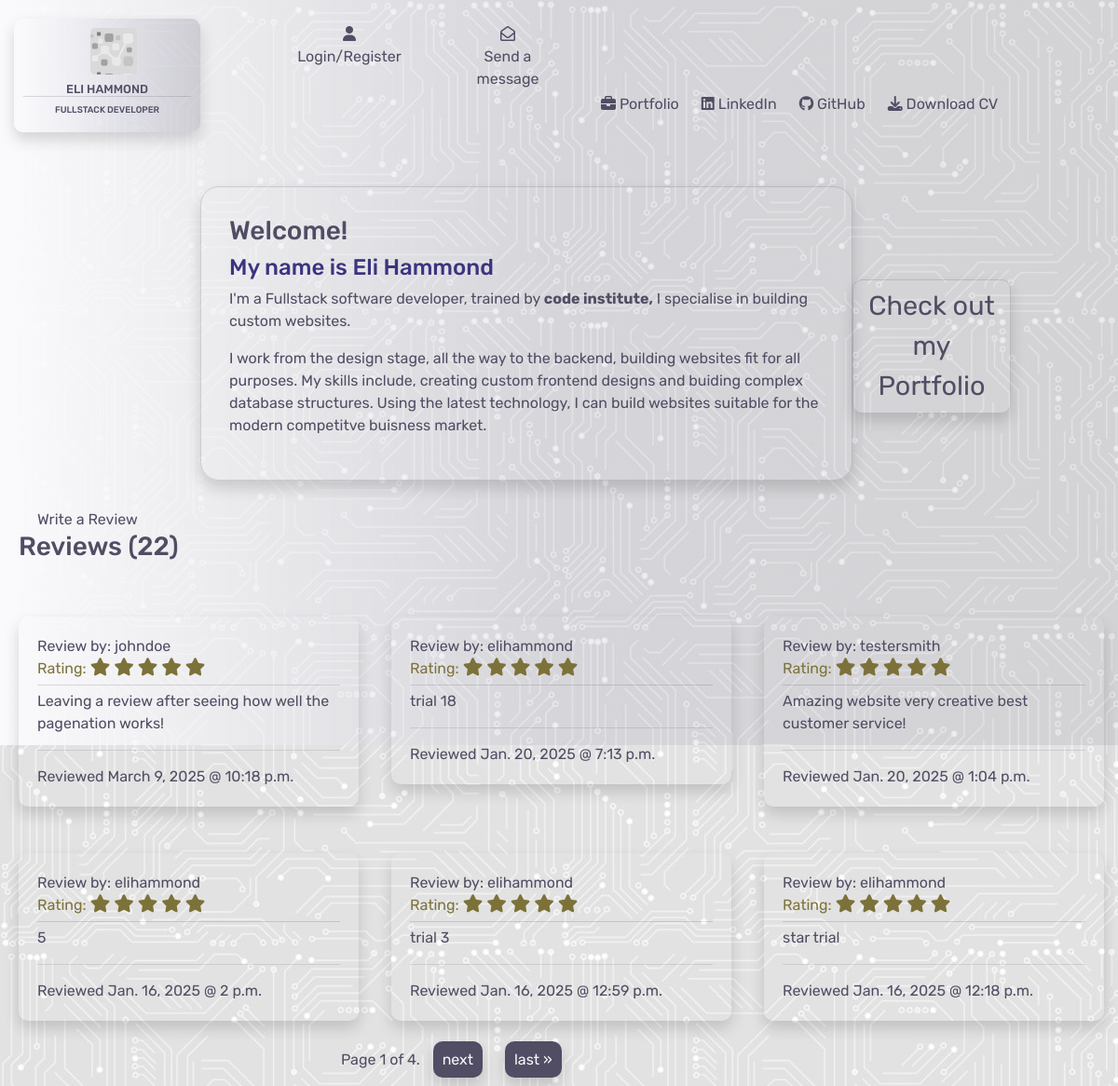
The page / on the database its author committed.
### home/models.py (models this page shows)
class Reviews(models.Model):
    class Meta:
        verbose_name_plural = "Reviews"
    name = models.CharField(max_length=254)
    rating = models.IntegerField(default=1,
                                 choices=((i, i) for i in range(1, 6)))
    review = models.TextField(max_length=600, null=True, blank=True)
    date = models.DateField(auto_now=True)
    time = models.TimeField(auto_now=True)

### home/views.py (the view)
# urls.py: path('', views.index, name='home'),
def index(request):
    reviews = Reviews.objects.all().order_by('-rating', '-date', '-time')
    paginator = Paginator(reviews, 6)
    page_number = request.GET.get('page')
    page_obj = paginator.get_page(page_number)
    context = {
        'reviews': reviews,
        'page_obj': page_obj
    }
    return render(request, 'home/index.html', context)

### home/templates/home/index.html (shortened to what this page needs)
{% extends "base.html" %}
{% load static %}
{% block content %}
<div class="container-fluid">
    <div class="row">
        <div class="col-lg-2 col-md-1">
        </div>
        <div class="col-lg-8 col-md-11">
            <div class="info-box shadow">
                <h3>Welcome!</h3>
                <h4 class="sub-header">My name is Eli Hammond</h4>
                <p>I'm a Fullstack software developer, trained by
                    <span class="ci-link"><a href="https://codeinstitute.net/" target="_blank"> code institute,</a></span> I specialise in building custom websites.</p>
                <p>I work from the design stage, all the way to the backend, building websites fit for all purposes. My skills include, creating custom frontend designs and buiding complex database structures. Using the latest technology, I can build websites suitable for the modern competitve buisness market.</p>
            </div>
        </div>
        <div class="col-lg-2 d-none d-lg-block">
            <div class="btn portfolio-btn portfolio-btn-lg shadow"><a href="{% url 'portfolio' %}">Check out my Portfolio</a></div>
        </div>
    </div>
    <div class="row">
        <div class="col-6 review-section">
            <a href="{% url 'create_review' %}" class="button add-edit-button">Write a Review</a>
            <h3>Reviews ({{ reviews.count }})</h3>
        </div>
    </div>
    <div class="row" id="reviews">
            {% for review in page_obj %}
            <div class="col-lg-4 col-md-6 review-section">
                <div class="user-review shadow">
                    <div>
                        Review by: {{ review.name }}
                    </div>
                    <div class="review-stars">
                        Rating:
                        {% if review.rating == 1 %}
                        <i class="fa-solid fa-star"></i>
                        <i class="fa-regular fa-star"></i>
                        <i class="fa-regular fa-star"></i>
                        <i class="fa-regular fa-star"></i>
                        <i class="fa-regular fa-star"></i>
                    {% elif review.rating == 2 %}
                        <i class="fa-solid fa-star"></i>
                        <i class="fa-solid fa-star"></i>
                        <i class="fa-regular fa-star"></i>
                        <i class="fa-regular fa-star"></i>
                        <i class="fa-regular fa-star"></i>
                    {% elif review.rating == 3 %}
                        <i class="fa-solid fa-star"></i>
                        <i class="fa-solid fa-star"></i>
                        <i class="fa-solid fa-star"></i>
                        <i class="fa-regular fa-star"></i>
                        <i class="fa-regular fa-star"></i>
                    {% elif review.rating == 4 %}
                        <i class="fa-solid fa-star"></i>
                        <i class="fa-solid fa-star"></i>
                        <i class="fa-solid fa-star"></i>
                        <i class="fa-solid fa-star"></i>
                        <i class="fa-regular fa-star"></i>
                    {% else %}
                        <i class="fa-solid fa-star"></i>
                        <i class="fa-solid fa-star"></i>
                        <i class="fa-solid fa-star"></i>
                        <i class="fa-solid fa-star"></i>
                        <i class="fa-solid fa-star"></i>
                    {% endif %}
                    </div>
                        <div class="review">{{ review.review }}</div>
                        <hr>
                        <div class="time-date">
                            Reviewed {{ review.date }} @ {{ review.time }}
                        </div>
                </div>
            </div>
            {% endfor %}
        </div>
        <div class="pagination">
            <span class="step-links">
                <span class="current">
                    Page {{ page_obj.number }} of {{ page_obj.paginator.num_pages }}.
                </span>
                {% if page_obj.has_next %}
                    <a href="?page={{ page_obj.next_page_number }}#reviews" class="next_page_btn shadow">next</a>
                    <a href="?page={{ page_obj.paginator.num_pages }}#reviews" class="next_page_btn shadow">last &raquo;</a>
                {% endif %}
            </span>
        </div>
    </div>
{% endblock %}

### static/css/base.css (style rules this page uses)
:root { --main-font:Rubik; --text-color:rgb(80, 77, 100); }
body { background-image: url('/media/background-image.jpg'); }
.info-box { color:rgb(80, 77, 100); z-index: 1; position: relative; border:solid 1px rgba(80, 77, 100, 0.2); height: auto; border-radius: 20px; width:700px; padding:30px; font-family: var(--main-font); }
.button { font-family: var(--main-font); color: var(--text-color); border: none; outline: none; border-radius: 10px; padding:10px; margin:10px }
.sub-header { color:rgb(60, 52, 128); }
.ci-link a { color:var(--main-font); font-weight: bolder; }
.portfolio-btn { position: relative; z-index: 1; font-family: var(--main-font); text-align: center; font-size: 1.8rem; width:fit-content; border:solid 1px rgba(80, 77, 100, 0.2); border-radius: 10px; }
.portfolio-btn-lg { top:100px; right:100px; }
.portfolio-btn a { color: rgb(80, 77, 100); text-decoration: none; }
.review-section { position: relative; z-index: 2; font-family: var(--main-font); color: var(--text-color); padding-top: 30px; padding-left: 20px; }
.user-review { padding:20px; margin-top: 20px; border-radius: 10px; }
.review-stars { color:rgb(124, 114, 57); border-bottom: solid 0.5px rgba(80, 77, 100, 0.2); padding-bottom: 5px; }
.review { padding-top: 5px; }
.pagination { position: relative; z-index: 2; font-size: 1rem; margin-left:30%; text-align: center; color: var(--text-color); font-family: var(--main-font); height:40px; margin-top: 30px; }
.next_page_btn { width:50px; height:20px; color:#f9f9f9; background-color: var(--text-color); padding:10px; border-radius: 10px; margin: 10px; }
.fa-star { color:rgb(124, 114, 57); font-size: 1.2rem; }
.col-md-6 { width:90%; }

### rows shown on the page
Reviews: name "johndoe", review "Leaving a review after seeing how well the pagenation works!", date "March 9, 2025", time "10:18 p.m."
Reviews: name "elihammond", review "trial 18", date "Jan. 20, 2025", time "7:13 p.m."
Reviews: name "testersmith", review "Amazing website very creative best customer service!", date "Jan. 20, 2025", time "1:04 p.m."
Reviews: name "elihammond", review "5", date "Jan. 16, 2025", time "2 p.m."
Reviews: name "elihammond", review "trial 3", date "Jan. 16, 2025", time "12:59 p.m."
Reviews: name "elihammond", review "star trial", date "Jan. 16, 2025", time "12:18 p.m."

### other values the page prints
{{ reviews.count }} "22"
{{ page_obj.number }} "1"
{{ page_obj.paginator.num_pages }} "4"
